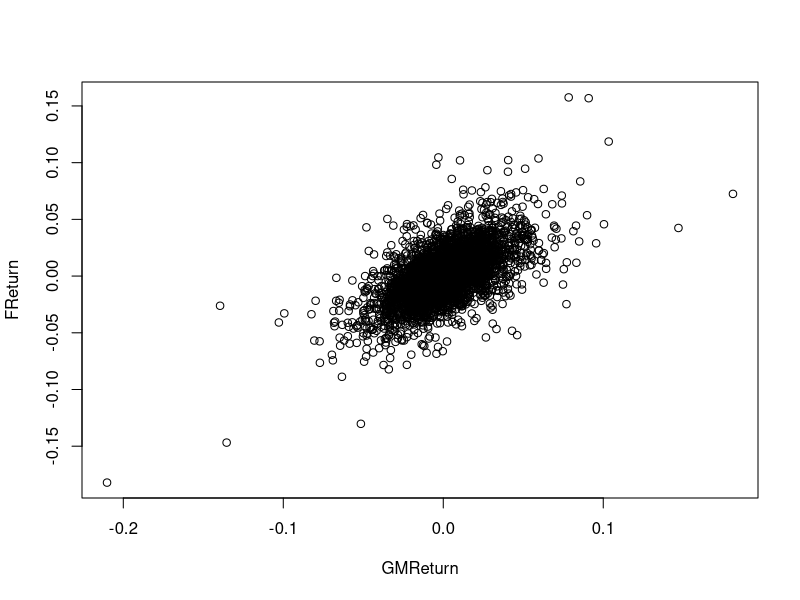

Reproduce this figure in R.
# 2.5 R Lab
# 2.5.1 Data Analysis

dat = read.csv("Stock_FX_Bond.csv", header = TRUE)
names(dat)

# Put database into R searchpath
attach(dat)

# Sample size
n = dim(dat)[1]

# GM and Ford simple returns
GMReturn = GM_AC[2:n]/GM_AC[1:(n-1)] - 1
FReturn = F_AC[2:n]/F_AC[1:(n-1)] - 1

# Specify plotting parameters
par(mfrow = c(1,1))

# Plot simple returns
pdf("tempplot.pdf")
plot(GMReturn,FReturn)
dev.off()

# Problem 2
# Compute the log returns for GM and plot the
# returns versus the log returns? How highly
# correlated are the two types of returns? (The
# R func- tion cor computes correlations.)

# GM and Ford log returns
GMLogReturn = log(GM_AC[2:n]/GM_AC[1:(n-1)])
FLogReturn = log(F_AC[2:n]/F_AC[1:(n-1)])

# Correlation between GM and Ford log returns
cor(GMLogReturn, FLogReturn)
